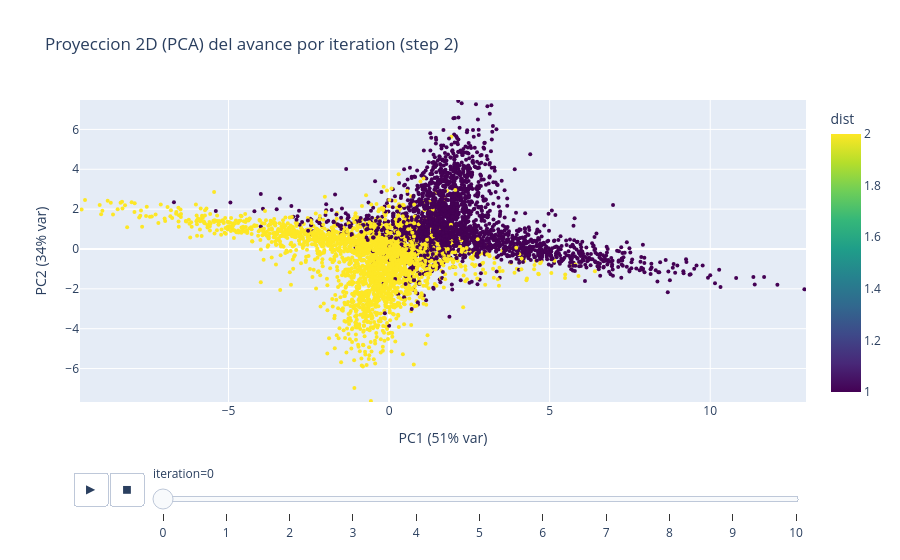

This figure's notebook cell:
### Markdown cell above
# Animación 2D del avance por iteration

Proyección 2D (PCA) de las 6 coordenadas (x, y, z, roll, pitch, yaw). Cada punto es una acción coloreada por `dist`, y la animación avanza según la columna `iteration`.

### Code cell
import plotly.express as px
from sklearn.decomposition import PCA

COORD_NAMES = ["x", "y", "z", "roll", "pitch", "yaw"]

# Datos en formato largo (una fila por accion e iteration), filtrados por step
anim = Dataset(archivo=archivo).filter_by_step(step).data.copy()

# Proyeccion 2D con PCA ajustada sobre TODAS las iterations juntas,
# para que los ejes sean consistentes entre frames de la animacion
pca = PCA(n_components=2)
anim[["pc1", "pc2"]] = pca.fit_transform(anim[COORD_NAMES])

# Rango fijo para que la escala no cambie entre frames
pad = 0.05
x_range = [anim["pc1"].min() - pad, anim["pc1"].max() + pad]
y_range = [anim["pc2"].min() - pad, anim["pc2"].max() + pad]

anim = anim.sort_values("iteration")

fig = px.scatter(
    anim,
    x="pc1",
    y="pc2",
    color="dist",
    animation_frame="iteration",
    color_continuous_scale="Viridis",
    range_x=x_range,
    range_y=y_range,
    title=f"Proyeccion 2D (PCA) del avance por iteration (step {step})",
    labels={
        "pc1": f"PC1 ({pca.explained_variance_ratio_[0]:.0%} var)",
        "pc2": f"PC2 ({pca.explained_variance_ratio_[1]:.0%} var)",
    },
)

fig.update_traces(marker=dict(size=4))
fig.show()

### Figure 1 — Plotly figure (JSON) as saved in the notebook; plotly's stock layout.template omitted (floating-point values rounded to 4 significant figures; data arrays with more than 128 entries replaced by an {"elided": "..."} marker saying what was removed)
{"data": [{"hovertemplate": "iteration=0<br>PC1 (51% var)=%{x}<br>PC2 (34% var)=%{y}<br>dist=%{marker.color}<extra></extra>", "legendgroup": "", "marker": {"color": {"elided": "5000 int values"}, "coloraxis": "coloraxis", "size": 4, "symbol": "circle"}, "mode": "markers", "name": "", "orientation": "v", "showlegend": false, "type": "scatter", "x": {"elided": "5000 float values"}, "xaxis": "x", "y": {"elided": "5000 float values"}, "yaxis": "y"}], "layout": {"coloraxis": {"colorbar": {"title": {"text": "dist"}}, "colorscale": [[0, "#440154"], [0.1111, "#482878"], [0.2222, "#3e4989"], [0.3333, "#31688e"], [0.4444, "#26828e"], [0.5556, "#1f9e89"], [0.6667, "#35b779"], [0.7778, "#6ece58"], [0.8889, "#b5de2b"], [1, "#fde725"]]}, "legend": {"tracegroupgap": 0}, "sliders": [{"active": 0, "currentvalue": {"prefix": "iteration="}, "len": 0.9, "pad": {"b": 10, "t": 60}, "steps": [{"args": [["0"], {"frame": {"duration": 0, "redraw": false}, "fromcurrent": true, "mode": "immediate", "transition": {"duration": 0, "easing": "linear"}}], "label": "0", "method": "animate"}, {"args": [["1"], {"frame": {"duration": 0, "redraw": false}, "fromcurrent": true, "mode": "immediate", "transition": {"duration": 0, "easing": "linear"}}], "label": "1", "method": "animate"}, {"args": [["2"], {"frame": {"duration": 0, "redraw": false}, "fromcurrent": true, "mode": "immediate", "transition": {"duration": 0, "easing": "linear"}}], "label": "2", "method": "animate"}, {"args": [["3"], {"frame": {"duration": 0, "redraw": false}, "fromcurrent": true, "mode": "immediate", "transition": {"duration": 0, "easing": "linear"}}], "label": "3", "method": "animate"}, {"args": [["4"], {"frame": {"duration": 0, "redraw": false}, "fromcurrent": true, "mode": "immediate", "transition": {"duration": 0, "easing": "linear"}}], "label": "4", "method": "animate"}, {"args": [["5"], {"frame": {"duration": 0, "redraw": false}, "fromcurrent": true, "mode": "immediate", "transition": {"duration": 0, "easing": "linear"}}], "label": "5", "method": "animate"}, {"args": [["6"], {"frame": {"duration": 0, "redraw": false}, "fromcurrent": true, "mode": "immediate", "transition": {"duration": 0, "easing": "linear"}}], "label": "6", "method": "animate"}, {"args": [["7"], {"frame": {"duration": 0, "redraw": false}, "fromcurrent": true, "mode": "immediate", "transition": {"duration": 0, "easing": "linear"}}], "label": "7", "method": "animate"}, {"args": [["8"], {"frame": {"duration": 0, "redraw": false}, "fromcurrent": true, "mode": "immediate", "transition": {"duration": 0, "easing": "linear"}}], "label": "8", "method": "animate"}, {"args": [["9"], {"frame": {"duration": 0, "redraw": false}, "fromcurrent": true, "mode": "immediate", "transition": {"duration": 0, "easing": "linear"}}], "label": "9", "method": "animate"}, {"args": [["10"], {"frame": {"duration": 0, "redraw": false}, "fromcurrent": true, "mode": "immediate", "transition": {"duration": 0, "easing": "linear"}}], "label": "10", "method": "animate"}], "x": 0.1, "xanchor": "left", "y": 0, "yanchor": "top"}], "title": {"text": "Proyeccion 2D (PCA) del avance por iteration (step 2)"}, "updatemenus": [{"buttons": [{"args": [null, {"frame": {"duration": 500, "redraw": false}, "fromcurrent": true, "mode": "immediate", "transition": {"duration": 500, "easing": "linear"}}], "label": "&#9654;", "method": "animate"}, {"args": [[null], {"frame": {"duration": 0, "redraw": false}, "fromcurrent": true, "mode": "immediate", "transition": {"duration": 0, "easing": "linear"}}], "label": "&#9724;", "method": "animate"}], "direction": "left", "pad": {"r": 10, "t": 70}, "showactive": false, "type": "buttons", "x": 0.1, "xanchor": "right", "y": 0, "yanchor": "top"}], "xaxis": {"anchor": "y", "domain": [0, 1], "range": [-9.625, 12.98], "title": {"text": "PC1 (51% var)"}}, "yaxis": {"anchor": "x", "domain": [0, 1], "range": [-7.678, 7.476], "title": {"text": "PC2 (34% var)"}}}}
